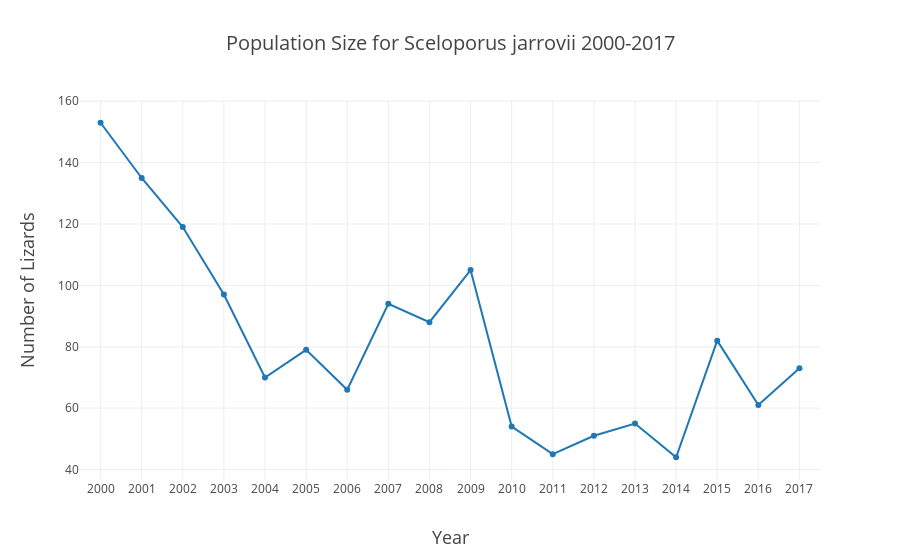

Source (notebook cell):
### Code cell
Sjarrovii = go.Scatter(x = populationSize.year
           , y = populationSize.liznumber
          ,name = 'S. jarrovii')
data = [Sjarrovii]
layout = go.Layout(
    title = 'Population Size for Sceloporus jarrovii 2000-2017',
    titlefont = dict(
        size = 20),
    xaxis = dict(
        dtick = 1,
        title = 'Year',
        titlefont = dict(
            size = 18),
        range = [1999.5,2017.5]),
    yaxis = dict(
        title = 'Number of Lizards',
        titlefont = dict(
            size = 18))
)
fig = go.Figure(
        data = data,
        layout = layout)
plot(fig, filename = 'Population Size for Sceloporus jarrovii.html')
iplot(fig, filename = 'Population Size for Sceloporus jarrovii.html')
# pio.to_image(fig, format='html')

### Figure 1 — Plotly figure (JSON) as saved in the notebook; plotly's stock layout.template omitted (floating-point values rounded to 4 significant figures)
{"data": [{"name": "S. jarrovii", "type": "scatter", "uid": "cc5d843b-b89f-4ad0-9cf4-65e5449eb047", "x": [2000, 2001, 2002, 2003, 2004, 2005, 2006, 2007, 2008, 2009, 2010, 2011, 2012, 2013, 2014, 2015, 2016, 2017], "y": [153, 135, 119, 97, 70, 79, 66, 94, 88, 105, 54, 45, 51, 55, 44, 82, 61, 73]}], "layout": {"title": {"font": {"size": 20}, "text": "Population Size for Sceloporus jarrovii 2000-2017"}, "xaxis": {"dtick": 1, "range": [2000.0, 2018.0], "title": {"font": {"size": 18}, "text": "Year"}}, "yaxis": {"title": {"font": {"size": 18}, "text": "Number of Lizards"}}}}
